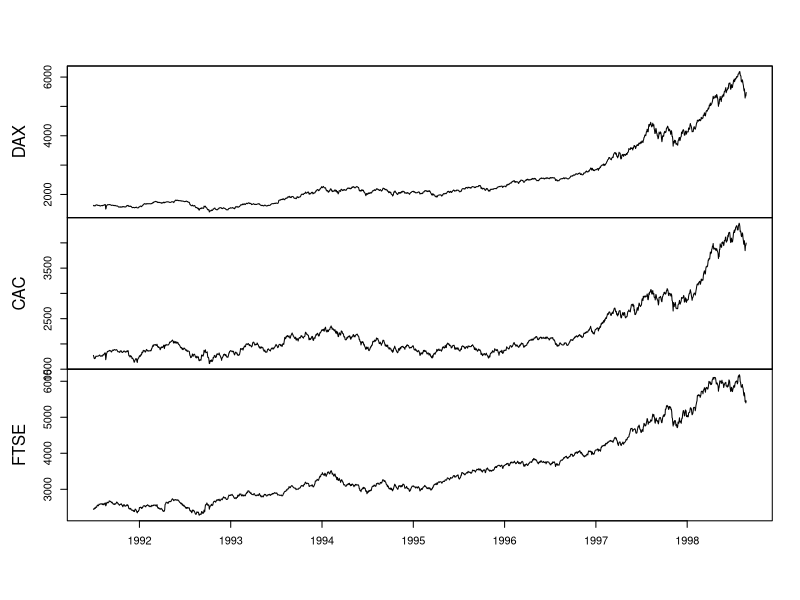
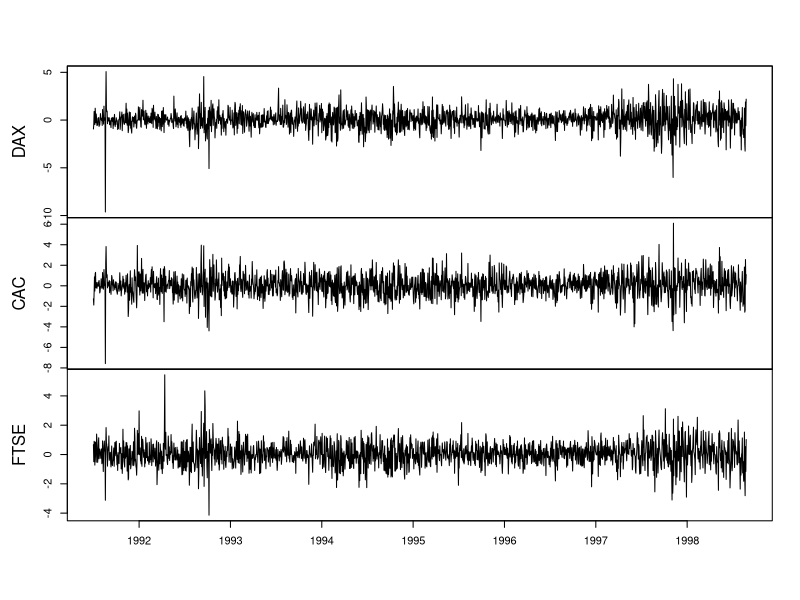
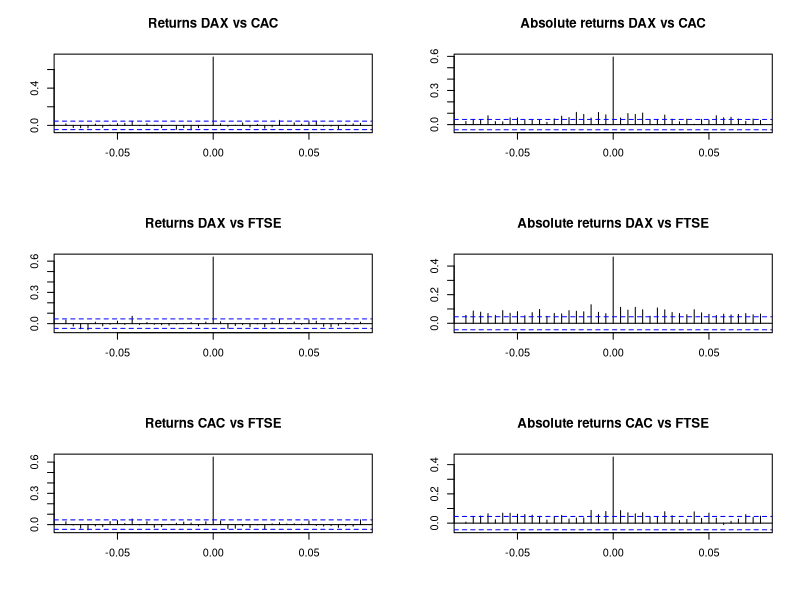
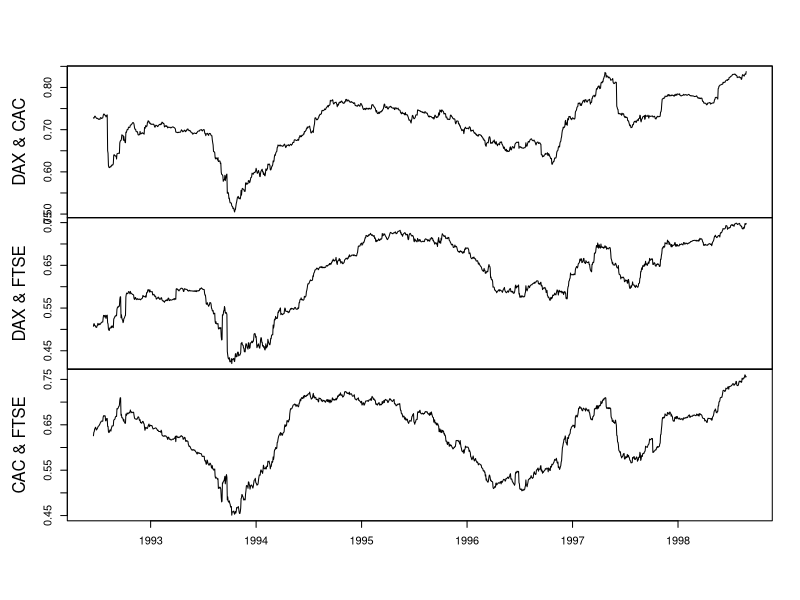

These charts were generated, in order, by the following R code:
library(zoo)
data(EuStockMarkets)
## Time Series plot of Levels
EuStockLevel <- as.zoo(EuStockMarkets)[, c("DAX", "CAC", "FTSE")]
plot(EuStockLevel, xlab = "", main = "")
## Perecntage returns
EuStockRet <- diff(log(EuStockLevel)) * 100
plot(EuStockRet, xlab = "", main = "")
## Cross correlations
layout(matrix(1:6, nrow = 3, ncol = 2, byrow = TRUE))
ccf(EuStockRet[, 1], EuStockRet[, 2], ylab = "", xlab = "",
    lag.max = 20, main = "Returns DAX vs CAC")
ccf(abs(EuStockRet)[, 1], abs(EuStockRet)[, 2], ylab = "",
    xlab = "", lag.max = 20, main = "Absolute returns DAX vs CAC")
ccf(EuStockRet[, 1], EuStockRet[, 3], ylab = "", xlab = "",
    lag.max = 20, main = "Returns DAX vs FTSE")
ccf(abs(EuStockRet)[, 1], abs(EuStockRet)[, 3], ylab = "",
    xlab = "", lag.max = 20, main = "Absolute returns DAX vs FTSE")
ccf(EuStockRet[, 2], EuStockRet[, 3], ylab = "", xlab = "",
    lag.max = 20, main = "Returns CAC vs FTSE")
ccf(abs(EuStockRet)[, 2], abs(EuStockRet)[, 3], ylab = "",
    xlab = "", lag.max = 20, main = "Absolute returns CAC vs FTSE")
## Rolling correlations
rollc <- function(x){
  dim <- ncol(x)
  rcor <- cor(x)[lower.tri(diag(dim), diag = FALSE)]
  return(rcor)
}
rcor <- rollapply(EuStockRet, width = 250, rollc,
                  align = "right", by.column = FALSE)
colnames(rcor) <- c("DAX & CAC", "DAX & FTSE", "CAC & FTSE")
plot(rcor, main = "", xlab = "")
